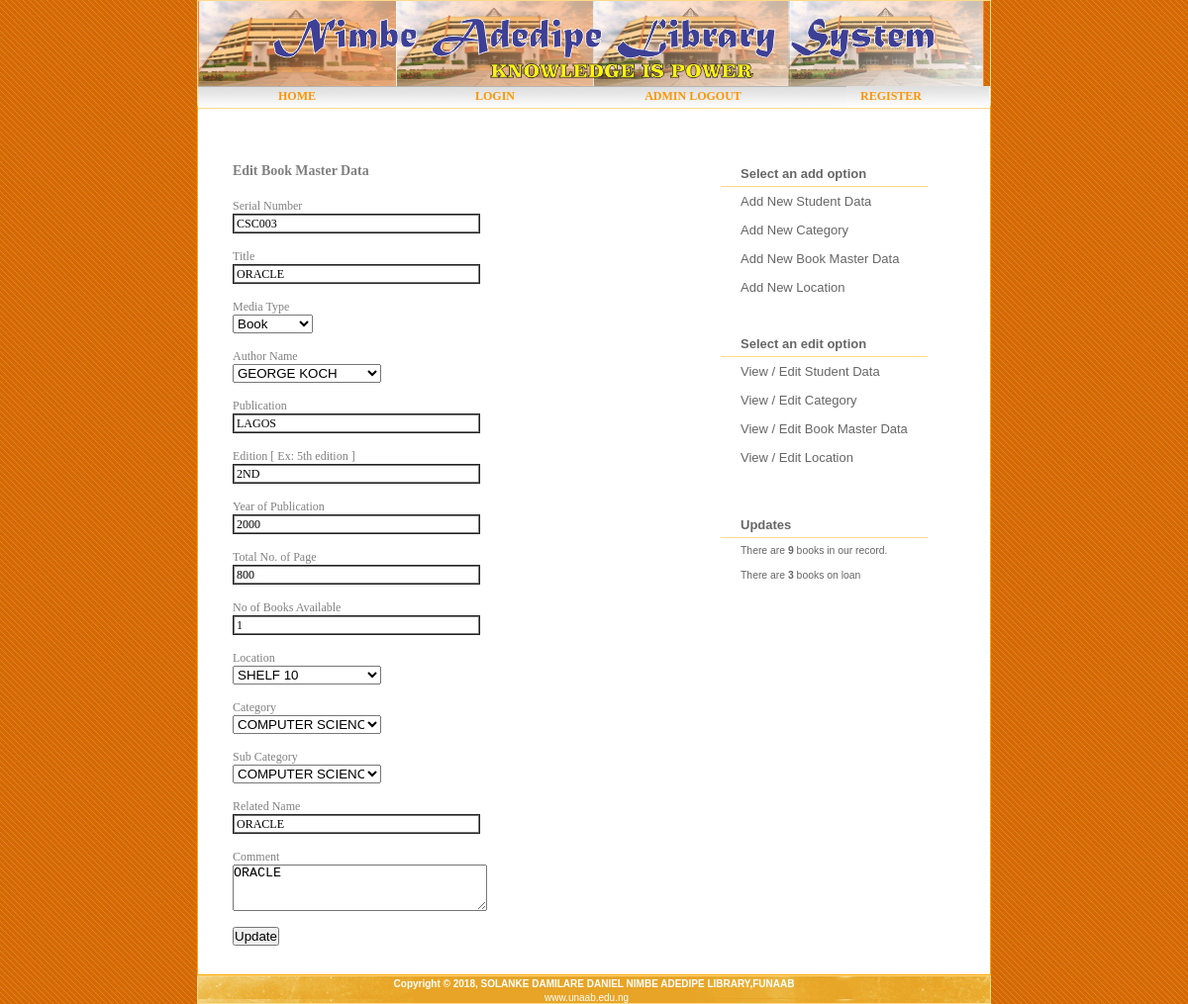
/library/book_update.php?action=edit&id=8, run on the app's committed database.
### tables this page shows
CREATE TABLE IF NOT EXISTS `book` (
`book_id` tinyint(8) NOT NULL,
  `slno` varchar(15) NOT NULL,
  `title` varchar(200) NOT NULL,
  `media_type` varchar(20) DEFAULT NULL,
  `author` varchar(50) DEFAULT NULL,
  `publication` text,
  `edition` varchar(10) DEFAULT NULL,
  `year` year(4) DEFAULT NULL,
  `pages` int(11) DEFAULT NULL,
  `total_holding` int(4) DEFAULT NULL,
  `location` varchar(255) DEFAULT NULL,
  `category` varchar(255) DEFAULT NULL,
  `sub_category` varchar(255) DEFAULT NULL,
  `related_name` varchar(255) DEFAULT NULL,
  `book_remark` text,
  `ISBN` varchar(200) NOT NULL
);

### library/book_update.php (the view, shortened to what this page needs)
<html xmlns="http://www.w3.org/1999/xhtml">
    <head>
        <link href="/library/css/default.css" rel="stylesheet" type="text/css" />
    </head>
         <?php
switch ($_GET['action']) {
    case "edit":
      $updatesql = "SELECT * FROM book
                   WHERE book_id = '" . $_GET['id'] . "'";
      $result = mysql_query($updatesql)
        or die("Invalid query: " . mysql_error());
      $row = mysql_fetch_array($result);
$slno = $row['slno'];
$title = $row['title'];
$media_type = $row['media_type'];
$author=$row['author'];
$publication=$row['publication'];
$edition=$row['edition'];
$year=$row['year'];
$pages=$row['pages'];
$total_holding=$row['total_holding'];
$location=$row['location'];
$category=$row['category'];
$sub_category=$row['sub_category'];
$related_name=$row['related_name'];
$book_remark=$row['book_remark'];
break;
  }
?>
    <body>
        <div id="wrapper">
     <?php include $_SERVER['DOCUMENT_ROOT'] .'/library/includes/header2.php';?>
            <div id="page">
                <div id="content">
                    <div id="welcome">
                        <h2>Edit Book Master Data</h2>
<form action="book_update_comit.php?action=<?php
             echo $_GET['action']; ?>&type=book&id=<?php
  echo $_GET['id']; ?>" method="post">
  <div id="UILabel">Serial Number</div>
  <input class="form_tfield" type="text" name="slno" value="<?php echo $slno; ?>" /><br><br>
        <div id="UILabel">Title</div>
  <input class="form_tfield" type="text" name="title" value="<?php echo $title; ?>" /><br><br>
   <div id="UILabel">Media Type</div>
  <select name="media_type" >
      <option value="<?php echo $media_type; ?>" selected>
                 <?php echo $media_type ;?></option>
                     </select><br><br>
  <div id="UILabel">Author Name</div>
              <select name="author" style="width:150px">
    <option  value="<?php echo $author ; ?>"selected><?php echo $author ;?></option>
              </select><br><br>
  <div id="UILabel">Publication</div>
  <input class="form_tfield" type="text" name="publication" value="<?php echo $publication; ?>" /><br><br>
  <div id="UILabel">Edition [ Ex: 5th edition ]</div>
  <input class="form_tfield" type="text" name="edition" value="<?php echo $edition; ?>" /><br><br>
  <div id="UILabel">Year of Publication</div>
  <input class="form_tfield" type="text" name="year" value="<?php echo $year; ?>" /><br><br>
  <div id="UILabel">Total No. of Page</div>
  <input class="form_tfield" type="text" name="pages" value="<?php echo $pages; ?>" /><br><br>
  <div id="UILabel">No of Books Available</div>
  <input class="form_tfield" type="text" name="total_holding" value="<?php echo $total_holding; ?>" /><br><br>
  <div id="UILabel">Location</div>
              <select name="location" style="width:150px">
 <option value="<?php echo $location; ?>" selected ><?php echo $location; ?></option>
              </select><br><br>
  <div id="UILabel">Category</div>
              <select name="category" style="width:150px">
 <option value="<?php echo $category; ?>" selected ><?php echo $category; ?></option>
              </select><br><br>
  <div id="UILabel">Sub Category</div>
              <select name="sub_category" style="width:150px">
                <option value="'<?php echo $sub_category; ?>"selected ><?php echo $sub_category; ?></option>
              </select><br><br>
    <div id="UILabel">Related Name</div>
  <input class="form_tfield" type="text" name="related_name" value="<?php echo $related_name; ?>" /><br><br>
                     <div id="UILabel" >Comment</div>
  <TEXTAREA NAME="book_remark" COLS=30 ROWS=3 ><?php echo $book_remark; ?></TEXTAREA>
  <br></br>
<input type="submit" value="Update" />
</form>
                    </div>
                </div>
                <div id="sidebar">
                    <ul>
                        <?php include $_SERVER['DOCUMENT_ROOT'] .'/library/includes/nav_library.php';?>
                            <?php include $_SERVER['DOCUMENT_ROOT'] .'/library/includes/updates.php';?>
                    </ul>
                </div>
                <div style="clear: both; height: 1px"></div>
            </div>
 <?php include $_SERVER['DOCUMENT_ROOT'] .'/library/includes/footer.php';?>
        </div>
    </body>
</html>

### css/default.css (style rules this page uses)
* { margin: 0px; padding: 0px; }
.form_tfield { FONT-WEIGHT: normal; FONT-SIZE: 12px; COLOR: #000000; BORDER-TOP-STYLE: groove; FONT-STYLE: normal; FONT-FAMILY: verdana; BORDER-RIGHT-STYLE: ridge; BORDER-LEFT-STYLE: groove; BACKGROUND-COLOR: white; BORDER-BOTTOM-STYLE: ridge; width:250px;height:20px;padding:2px; }
#UILabel { font-size:9pt; color:gray; }
body { background: url(images/bkgd.gif); font-size: 13px; color: #333336; font-family: Arial, Helvetica, sans-serif; }
h1, h2, h3 { color: #AA2808; }
p, blockquote, ul, ol { margin-bottom: 20px; line-height: 1.6em; }
#page { width: 800px; margin:0 auto;min-height:520px; border:1px solid orange; background-color:white; }
#content { position:relative;top:22px; float:left; width: 480px; padding: 35px 10px 50px 35px; text-align:justify; font-family: Verdana; }
#content h1, #content h2, #content h3 { margin-bottom: 20px; color: gray; }
#content h2 { font-size: 107%; }
#sidebar { position:relative; top:15px;left:3px; float: left; padding: 20px 0px 30px 0px; color: #666666; }
#sidebar ul { margin: 0; padding: 0; list-style: none; line-height: normal;color: #666666; }

### data on the page
book: slno "CSC003", title "ORACLE", media_type "Book", author "GEORGE KOCH", publication "LAGOS", edition "2ND", year "2000", pages "800", total_holding "1", location "SHELF 10", category "COMPUTER SCIENCE", sub_category "COMPUTER SCIENCE", related_name "ORACLE", book_remark "ORACLE"

### other printed values
$num_supp_name "9"
$num_book_due "3"
